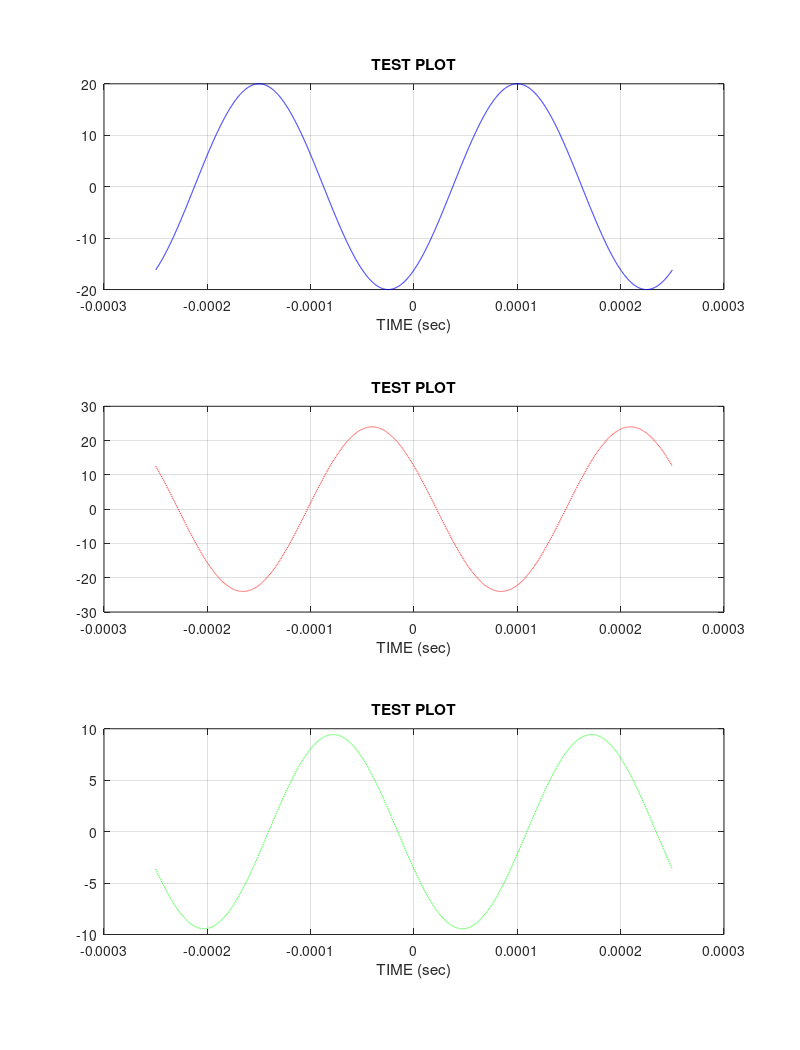

The MATLAB script that drew this image:
T=0.00025;
fs = 4400/T;

tt = -T:(1/fs):T;
A1=20; %<--- 20
A2=1.2 * A1; %<--- 24
f=4000;

tm1 = (37.2/3)* T; %<--- 12.4
tm2 = -(41.3/8)*T;  %<---  -5.1625
x1 = A1*exp(j*2*pi*f*(tt - tm1));
x2 = A2*exp(j*2*pi*f*(tt - tm2));
x3= x1 + x2;

subplot(3,1,1);  title('Sidhant Gupta x1(t)');
plot( tt,x1, 'b-'), grid on
%<--- plot a sinusoid
title('TEST PLOT')
xlabel('TIME (sec)')

subplot(3,1,2);  title('Sidhant Gupta x2(t)');

plot(tt, x2, 'r--'), grid on
%<--- plot a sinusoid
title('TEST PLOT')
xlabel('TIME (sec)')

subplot(3,1,3);  title('Sidhant Gupta x3(t)');
plot(tt, x3, 'g--'), grid on
%<--- plot a sinusoid
title('TEST PLOT')
xlabel('TIME (sec)')

orient TALL;